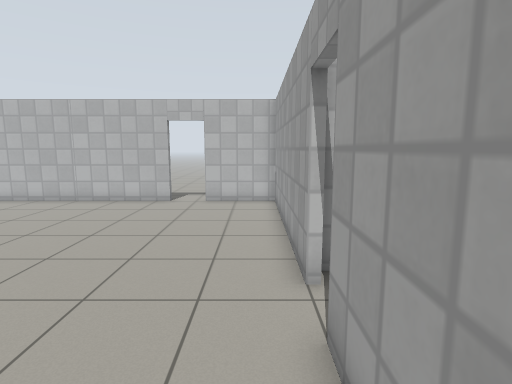
view 1 (above)

14 first-person views from a walk through a world built for the Gazebo simulator. The camera is 1.3 m above the floor, tilts 8° down and sees 80° across. The floor is counted in squares, 0.5 m on a side. Each view is taken from the middle of a square. On the plan, view 1 faces up. The plan holds only what a view shows up to about 20 squares ahead; the rest is blank. Simple patterns stand in for the simulator's built-in surfaces. Some stock models are drawn as simple stand-ins. Some surface patterns are stand-ins.

view 2
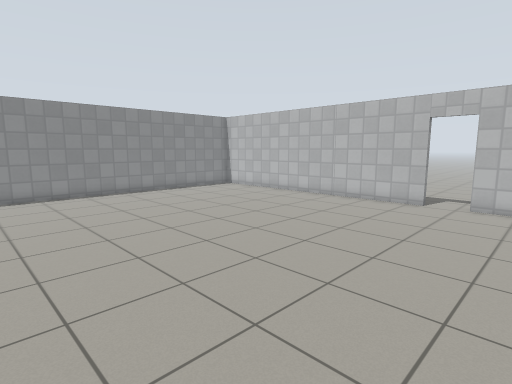

view 3
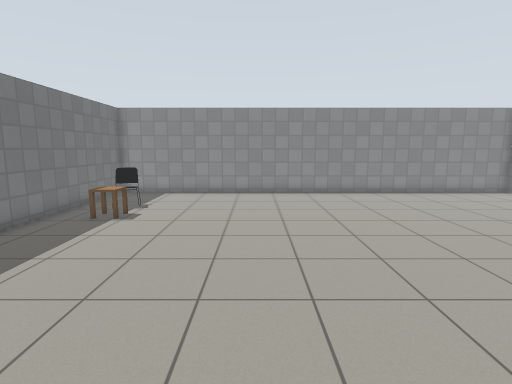

view 4
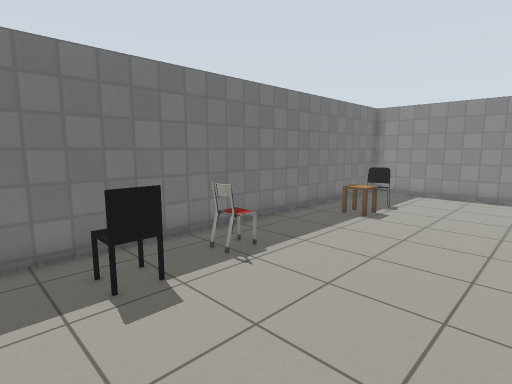

view 5
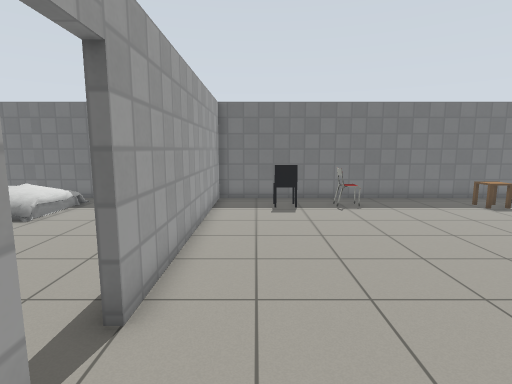

view 6
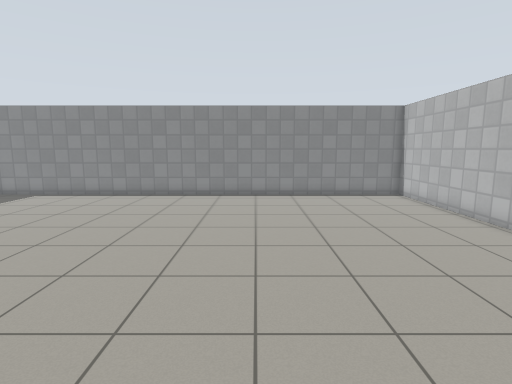

view 7
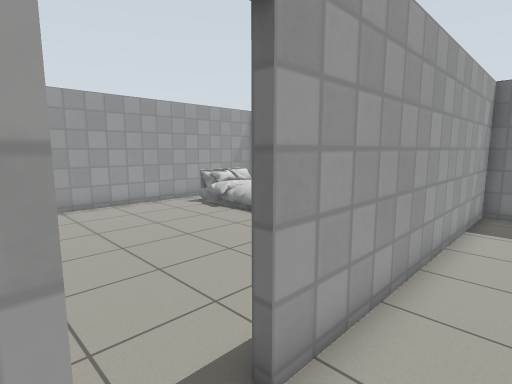

view 8
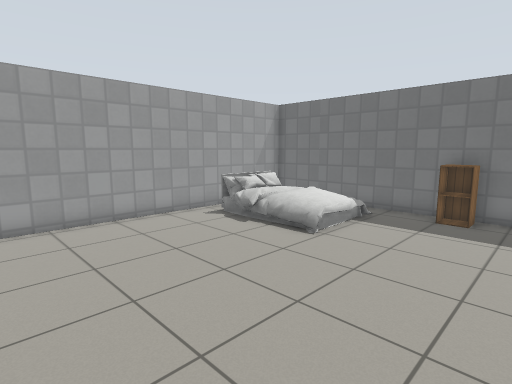

view 9
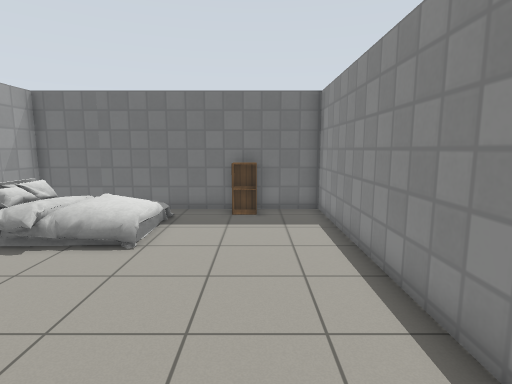

view 10
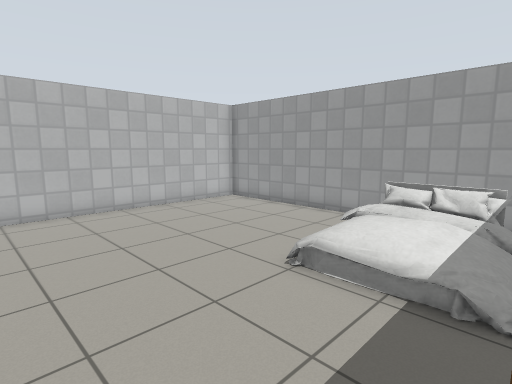

view 11
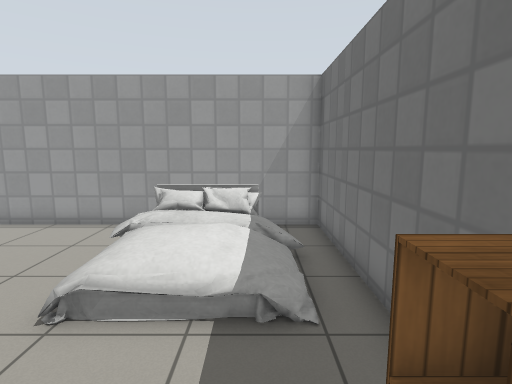

view 12
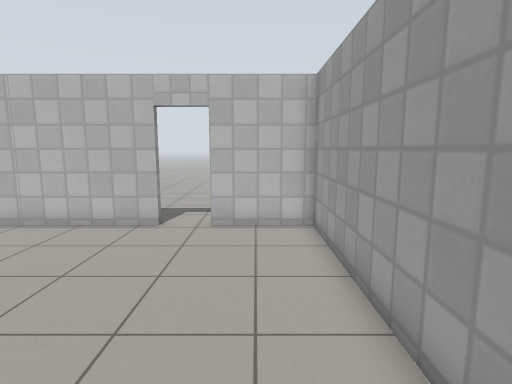

view 13
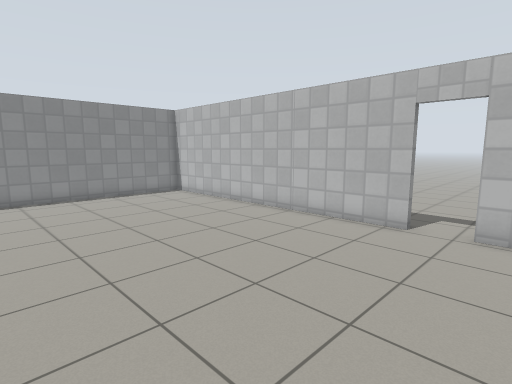

view 14
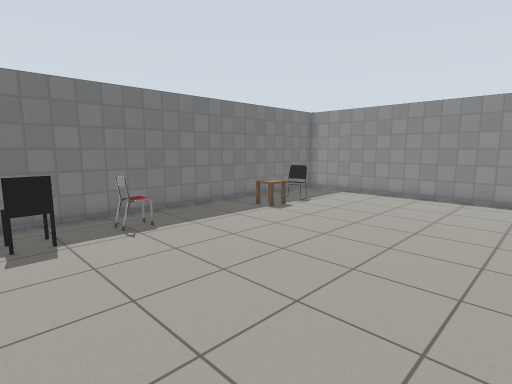

### Floor plan
Ten units are one square. View 1 is at (0, 0); x grows to the right and y downward. Boxes are objects, and circles mark ways between rooms. Rooms are numbered by the first view taken in them; rooms with no view inside come last. Other rooms are left out.
<svg viewBox="-189 -160 328 246">
<path fill="none" stroke="#000" d="M10 -56 10 -153 -26 -153M-43 -153 -184 -153 -184 81 10 81 10 -38M13 -21 13 81 134 81 134 -63 14 -63"/>
<rect x="-145" y="45" width="20" height="20" fill="#bbb"><title>chair</title></rect>
<rect x="-125" y="45" width="20" height="20" fill="#bbb"><title>side table</title></rect>
<rect x="-65" y="55" width="20" height="10" fill="#bbb"><title>chair</title></rect>
<rect x="-35" y="45" width="20" height="20" fill="#bbb"><title>office chair</title></rect>
<rect x="35" y="65" width="20" height="10" fill="#bbb"><title>cabinet</title></rect>
<rect x="65" y="25" width="60" height="50" fill="#bbb"><title>bed</title></rect>
<circle cx="10" cy="-45" r="3" fill="#2a7"/>
<text x="-90" y="-40">1</text>
<text x="70" y="10">2</text>
</svg>
Room 1 opens to room 2.

Where each view was taken, in squares from view 1:
view 1: 0 up, 0 right, facing up
view 2: 0 up, 0 right, facing up-left
view 3: 0 up, 0 right, facing left
view 4: 0 up, 0 right, facing down-left
view 5: 8 up, 1 left, facing down
view 6: 7 up, 1 left, facing left
view 7: 6 up, 1 left, facing down-right
view 8: 5 up, 2 right, facing down-right
view 9: 5 up, 4 right, facing down
view 10: 7 down, 2 right, facing up-right
view 11: 6 down, 3 right, facing right
view 12: 5 up, 1 left, facing up
view 13: 5 up, 1 left, facing up-left
view 14: 4 up, 1 left, facing down-left
